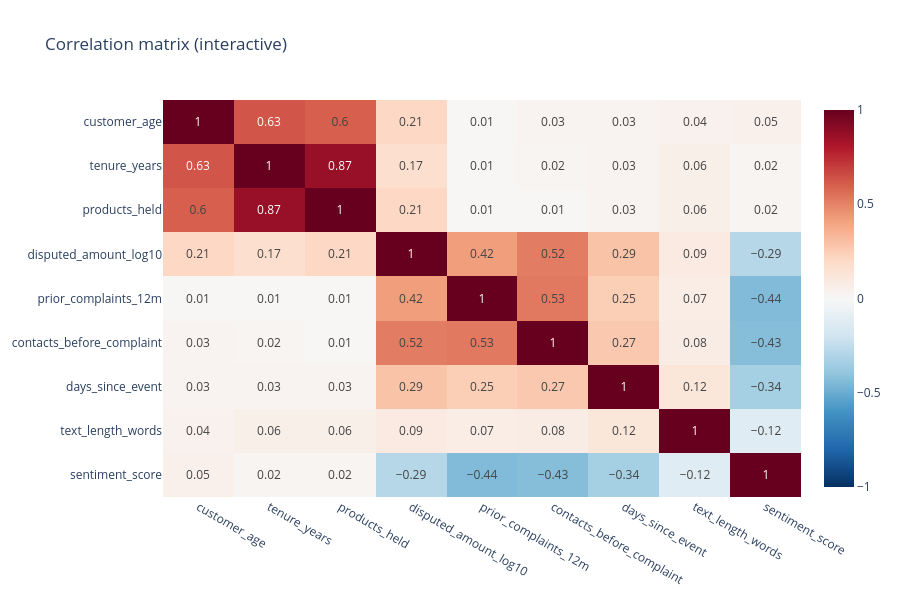

This figure's notebook cell:
### Code cell
fig = px.imshow(corr, text_auto=True, color_continuous_scale="RdBu_r", zmin=-1, zmax=1, aspect="auto",
                title="Correlation matrix (interactive)")
fig.update_layout(height=600)
fig.show()

### Figure 1 — Plotly figure (JSON) as saved in the notebook; plotly's stock layout.template omitted (floating-point values rounded to 4 significant figures)
{"data": [{"coloraxis": "coloraxis", "hovertemplate": "x: %{x}<br>y: %{y}<br>color: %{z}<extra></extra>", "name": "0", "texttemplate": "%{z}", "type": "heatmap", "x": ["customer_age", "tenure_years", "products_held", "disputed_amount_log10", "prior_complaints_12m", "contacts_before_complaint", "days_since_event", "text_length_words", "sentiment_score"], "xaxis": "x", "y": ["customer_age", "tenure_years", "products_held", "disputed_amount_log10", "prior_complaints_12m", "contacts_before_complaint", "days_since_event", "text_length_words", "sentiment_score"], "yaxis": "y", "z": [[1.0, 0.63, 0.6, 0.21, 0.01, 0.03, 0.03, 0.04, 0.05], [0.63, 1.0, 0.87, 0.17, 0.01, 0.02, 0.03, 0.06, 0.02], [0.6, 0.87, 1.0, 0.21, 0.01, 0.01, 0.03, 0.06, 0.02], [0.21, 0.17, 0.21, 1.0, 0.42, 0.52, 0.29, 0.09, -0.29], [0.01, 0.01, 0.01, 0.42, 1.0, 0.53, 0.25, 0.07, -0.44], [0.03, 0.02, 0.01, 0.52, 0.53, 1.0, 0.27, 0.08, -0.43], [0.03, 0.03, 0.03, 0.29, 0.25, 0.27, 1.0, 0.12, -0.34], [0.04, 0.06, 0.06, 0.09, 0.07, 0.08, 0.12, 1.0, -0.12], [0.05, 0.02, 0.02, -0.29, -0.44, -0.43, -0.34, -0.12, 1.0]]}], "layout": {"coloraxis": {"autocolorscale": false, "cmax": 1, "cmin": -1, "colorscale": [[0, "rgb(5,48,97)"], [0.1, "rgb(33,102,172)"], [0.2, "rgb(67,147,195)"], [0.3, "rgb(146,197,222)"], [0.4, "rgb(209,229,240)"], [0.5, "rgb(247,247,247)"], [0.6, "rgb(253,219,199)"], [0.7, "rgb(244,165,130)"], [0.8, "rgb(214,96,77)"], [0.9, "rgb(178,24,43)"], [1, "rgb(103,0,31)"]]}, "height": 600, "title": {"text": "Correlation matrix (interactive)"}, "xaxis": {"anchor": "y", "domain": [0, 1]}, "yaxis": {"anchor": "x", "autorange": "reversed", "domain": [0, 1]}}}
